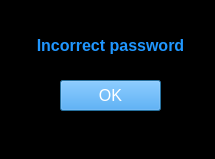
<?xml version="1.0" encoding="UTF-8"?>
<ui version="4.0">
 <class>Incorrectpassword</class>
 <widget class="QDialog" name="Incorrectpassword">
  <property name="geometry">
   <rect>
    <x>0</x>
    <y>0</y>
    <width>215</width>
    <height>159</height>
   </rect>
  </property>
  <property name="windowTitle">
   <string>Incorrect Password</string>
  </property>
  <property name="styleSheet">
   <string notr="true">background-color: rgb(0, 0, 0);</string>
  </property>
  <widget class="QLabel" name="text1">
   <property name="geometry">
    <rect>
     <x>30</x>
     <y>10</y>
     <width>161</width>
     <height>71</height>
    </rect>
   </property>
   <property name="font">
    <font>
     <pointsize>12</pointsize>
     <weight>75</weight>
     <bold>true</bold>
    </font>
   </property>
   <property name="styleSheet">
    <string notr="true">color: rgb(32, 151, 255);</string>
   </property>
   <property name="text">
    <string>Incorrect password</string>
   </property>
   <property name="alignment">
    <set>Qt::AlignCenter</set>
   </property>
  </widget>
  <widget class="QPushButton" name="OkButton">
   <property name="geometry">
    <rect>
     <x>60</x>
     <y>80</y>
     <width>101</width>
     <height>31</height>
    </rect>
   </property>
   <property name="font">
    <font>
     <pointsize>12</pointsize>
    </font>
   </property>
   <property name="styleSheet">
    <string notr="true">background-color: rgb(32, 151, 255);
color: rgb(255, 255, 255);</string>
   </property>
   <property name="text">
    <string>OK</string>
   </property>
  </widget>
 </widget>
 <resources/>
 <connections/>
</ui>
